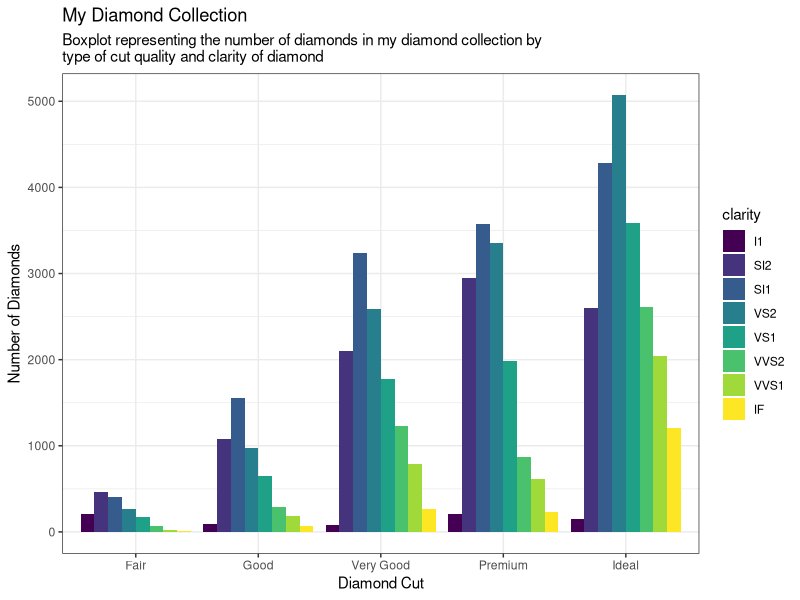
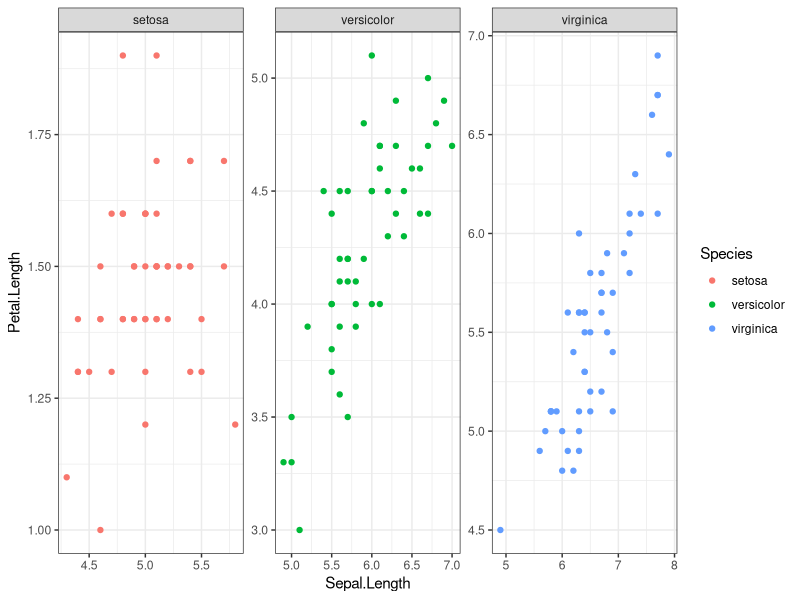
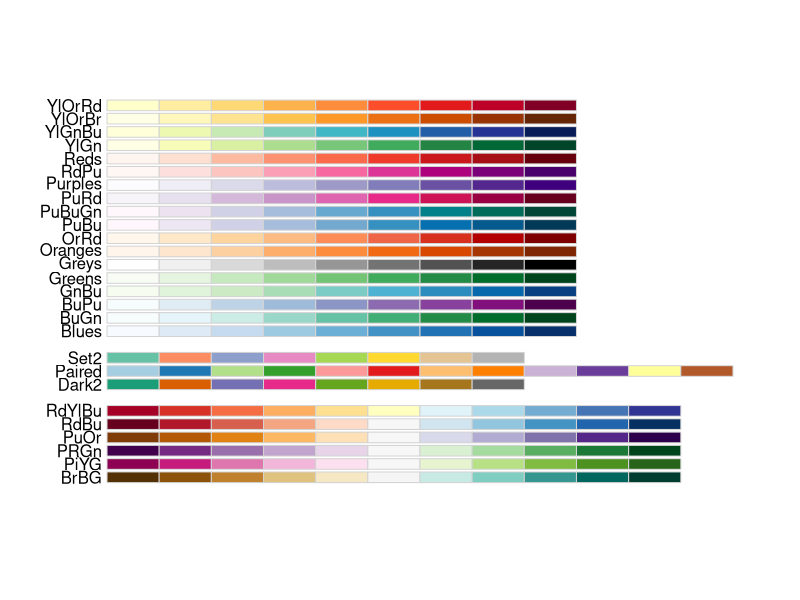

Generate these figures, in order, with R:
## ---- chunk 1
knitr::opts_chunk$set(echo = FALSE)
## ---- chunk 2
library("ggplot2")
library("magrittr") #so I can do some piping
data("diamonds")
data("mpg")
data("iris")
theme_set(theme_bw()) #I'll give you this one, you can set the theme individually for graphs
#or you can set the theme for all the graphs using theme_set()
#theme_bw() is best theme (IMO)

#for graph 3:
library("ggrepel")


## ---- chunk 3
data("diamonds")
#hint think about the *position* the bars are in...

ggplot(diamonds, aes(cut, fill = clarity))+
  geom_bar(position = "dodge") +
  labs(title = "My Diamond Collection", subtitle = "Boxplot representing the number of diamonds in my diamond collection by \ntype of cut quality and clarity of diamond", x = "Diamond Cut", y = "Number of Diamonds")

## ---- chunk 4


## ---- chunk 5
data("iris")

ggplot(iris, aes(Sepal.Length, Petal.Length, color = Species))+
  geom_point() +
  facet_wrap(vars(Species), scales = "free")

## ---- chunk 6

## ---- chunk 7
data("mpg")
corvette <- mpg[mpg$model == "corvette",]
#install
require("ggrepel") #useful for making text annotations better, hint hint
set.seed(42)
## ---- chunk 8

## ---- chunk 9
data(mpg)

#hint for the coloring, colorbrewer and you can set palette colors and make your graphs colorblind friendly
library(RColorBrewer)
display.brewer.all(colorblindFriendly = T) #take a look at the colorblindfriendly options
## ---- chunk 10
